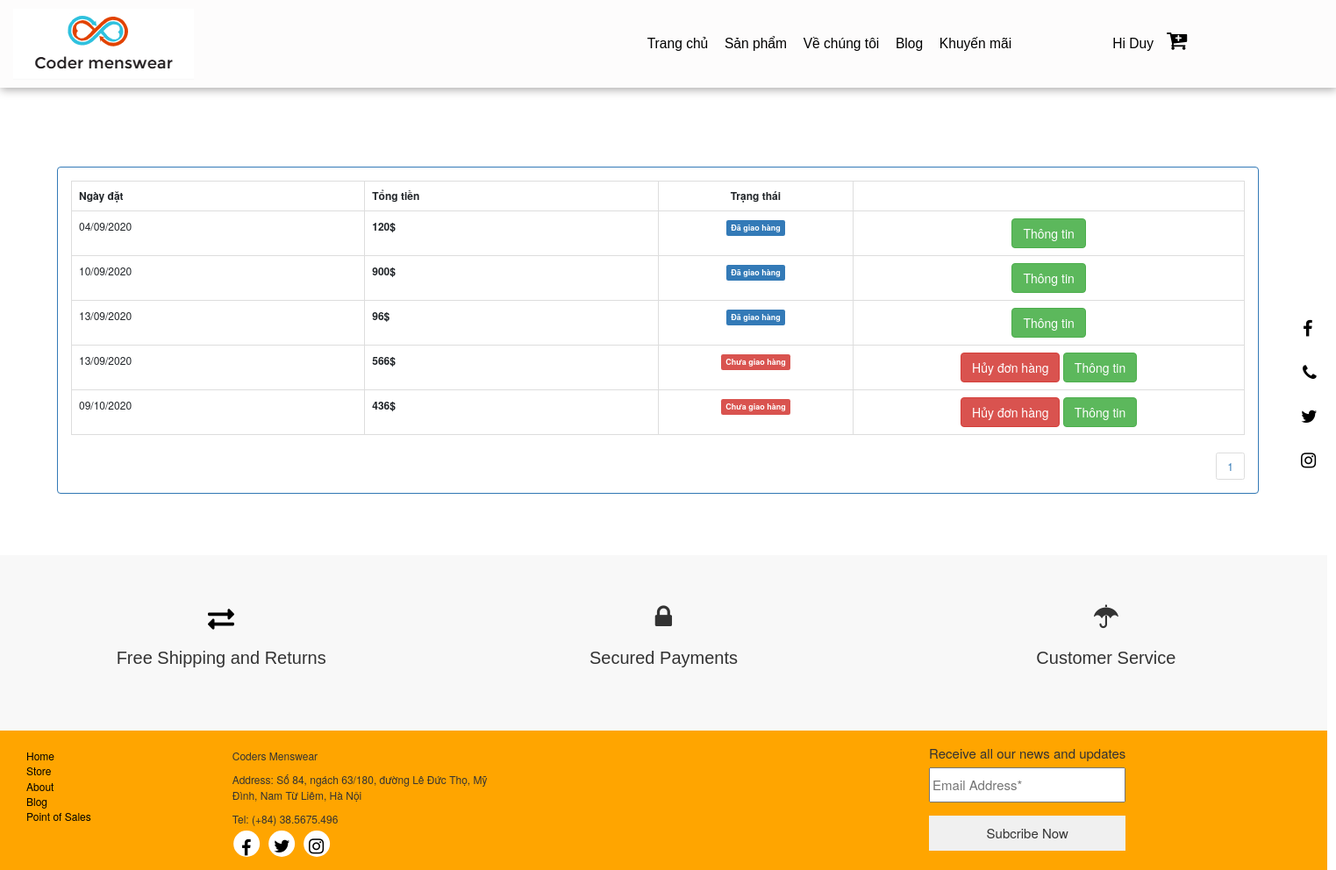
Page /Frontend/index.php?controller=account&action=read&id=3 (signed in) on the committed database.
### tables this page shows
CREATE TABLE `orders` (
  `id` int(11) NOT NULL,
  `customer_id` int(11) NOT NULL,
  `date` date NOT NULL,
  `price` float NOT NULL,
  `status` int(11) NOT NULL DEFAULT 0
);

### Frontend/Controllers/AccountController.php (called while the page is built, shortened)
<?php
    include "Models/AccountModel.php";
    class AccountController extends AccountModel{
		public function read(){
			$recordPerPage = 20;
			$id = isset($_GET["id"]) ? $_GET["id"]:0;
			$numPage = ceil($this->modelTotal($id)/$recordPerPage);
			$listRecord = $this->modelRead($recordPerPage,$id);
			include "Views/HistoryView.php";
		}
    }
?>

### Frontend/Models/AccountModel.php (called while the page is built, shortened)
<?php
    class AccountModel{
		public function modelRead($recordPerPage,$cus_id){
			$total = $this->modelTotal($cus_id);
			$numPage = ceil($total/$recordPerPage);
			$page = isset($_GET["p"]) && $_GET["p"] > 0 ? $_GET["p"]-1 : 0;
			$from = $page * $recordPerPage;
			$conn = Connection::getInstance();
			$query = $conn->query("select * from orders where customer_id=$cus_id order by status desc limit $from, $recordPerPage");
			return $query->fetchAll();
		}
		public function modelTotal($id){
			$conn = Connection::getInstance();
			$query = $conn->query("select id from orders where customer_id = $id");
			return $query->rowCount();
		}
    }
?>

### Frontend/Views/HistoryView.php (the view, shortened to what this page needs)
<div style="margin-top:100px;" class="col-md-12">
    <div class="panel panel-primary">
        <div class="panel-body">
            <table class="table table-bordered table-hover">
                <tr>
                    <th style="width:150px;">Ngày đặt</th>
                    <th style="width:150px;">Tổng tiền</th>
                    <th style="width:100px; text-align: center;">Trạng thái</th>
                </tr>
                <?php foreach($listRecord as $rows): ?>
                 <tr>
                     <td>
                        <?php
                        $date = Date_create($rows->date);
                        echo Date_format($date, "d/m/Y");
                        ?>
                        </td>
                     <td><strong><?php echo number_format($rows->price); ?>$</strong></td>
                     <td style="text-align: center;">
                         <?php if($rows->status == 1): ?>
                            <span class="label label-primary">Đã giao hàng</span>
                         <?php else: ?>
                            <span class="label label-danger">Chưa giao hàng</span>
                         <?php endif; ?>
                         </td>
                     <td style="text-align:center;width:200px;">
                     <?php if($rows->status == 0):?>
            <a class="btn btn-danger" href="index.php?controller=account&action=delete&id=<?php echo $rows->id; ?>" onclick="return window.confirm('Are you sure?');">Hủy đơn hàng</a>
                     <?php endif;?>
            <a class="btn btn-success" href="index.php?controller=orders&action=detail&id=<?php echo $rows->id;?>">Thông tin</a>
        </td>
                 </tr>
                <?php endforeach; ?>
            </table>
            <ul class="pagination">
                <li class="page-item">
                    <?php for($i = 1; $i <= $numPage; $i++): ?>
                    <a href="index.php?controller=users&action=read&p=<?php echo $i; ?>" class="page-link"><?php echo $i; ?></a>
                    <?php endfor; ?>
                </li>
            </ul>
        </div>
    </div>
</div>

### Assets/Frontend/css/style.css (style rules this page uses)
.pagination { float: right; }

### Frontend/Views/HistoryView.php (style rules this page uses)
.pagination { padding:0px; margin:0px; }

### rows in the picture
orders: date "04/09/2020", price "120", status "Đã giao hàng"
orders: date "10/09/2020", price "900", status "Đã giao hàng"
orders: date "13/09/2020", price "96", status "Đã giao hàng"
orders: date "13/09/2020", price "566", status "Chưa giao hàng"
orders: date "09/10/2020", price "436", status "Chưa giao hàng"

### other values in the picture
$_SESSION["customerName"] "Duy"
